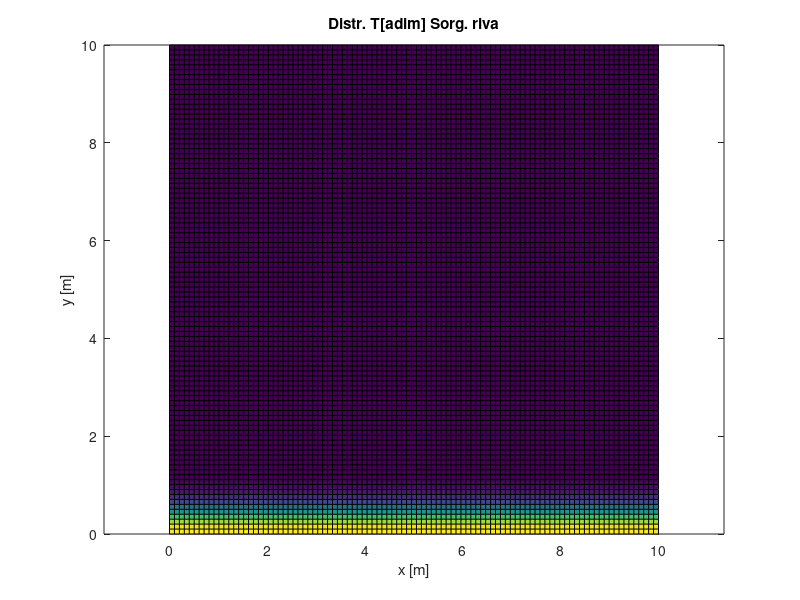
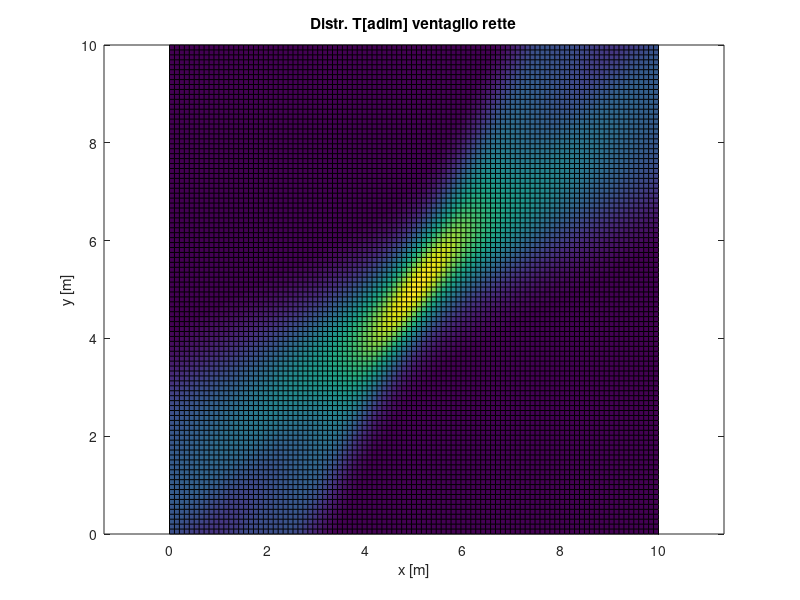
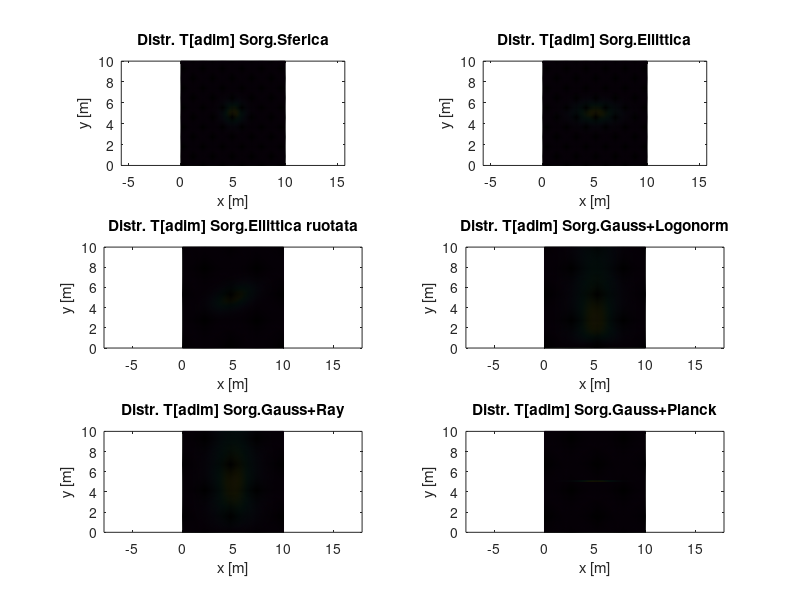
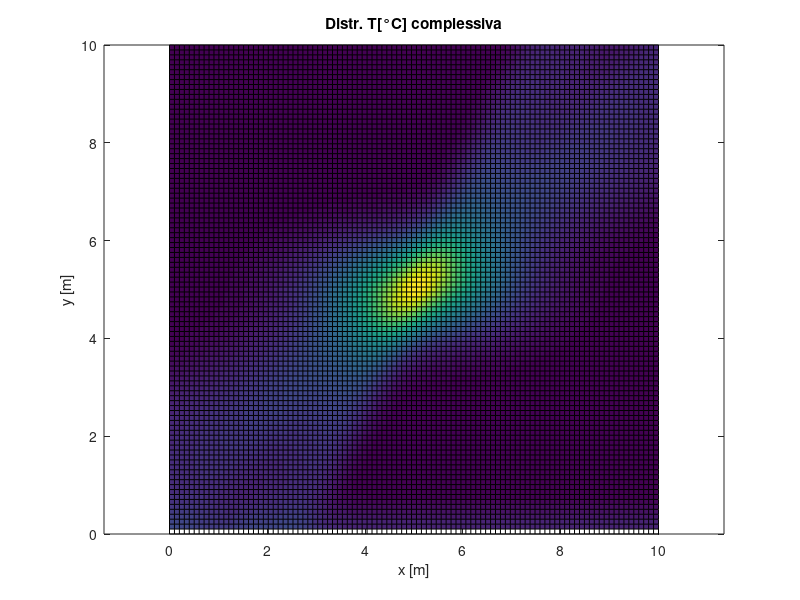

These charts were generated, in order, by the following MATLAB code:
% ========================= PARAMETRI INIZIALI ========================== %
% Definizione lati del rettangolo di lavoro (sand-box)
x = linspace(0,10);   % [m]
y = linspace(0,10)';  % [m]
% Limiti di T da voler rispettare
Tmin = 10; Tmax = 22; % [°C]
Delta_T = Tmax-Tmin;  % [°C]

% =============== CREAZIONE DELLE PRIMITIVE DA IMPORTARE ================ %
% (tutti i valori di posizioni e dev.std. sono solo esemplificativi)

%%% 1. Riva %%%
% "linea orizzontale che decade come Gaussiana"
% Per averla serve mettere i massimi della gaussiana tutti su una retta
sigma_riva = 0.5;
% [m] ~ deviazione standard, rappresenta per quanto si estende l'effetto della riva
T_riva = exp(-(y.^2)/sigma_riva^2)+0*x;
% 0*x serve solo per renderla una matrice sennò Matlab si arrabbia


%%% 2. Sorgente sferica %%%
% "composizione di due Gaussiane sui due assi principali" per avere decrementi simmetrici ovunque
% serve pensare che tenendo x cost vedi una gaussiana T(y) sul piano T-y ed
% analogamente per y cost vedi su T-x un'altra gaussiana T(x), queste due
% devono valere in contemporanea quindi si moltiplicano --> si sommano gli
% esponenti delle gaussiane
xs = 5; ys = 5; % coordinate del centro della sorgente
sigma_sorg = 1; 
% [m] ~ dev. stnd., rapprensenta quanto " è larga " la circonferenza risultante
T_sorg_sf = exp(-( (x-xs)/sigma_sorg ).^2-( (y-ys)/sigma_sorg ).^2); 


%%% 3. Rette inclinate %%%
% (sono Gaussiane il cui massimo si sviluppa lungo una retta,
% max(Gauss.)--> arg(exp)=0 --> definisco l'argomento del quadrato dell'exp come una retta) 
% se ne creano un ventaglio per avere un effetto più ampio
m1 = 1; m2 = 2; m3 = 0.5; m4 = 0.75; m5 = 1.5; % coeff. angolari delle rette
T_retta_1 = exp(-(y-m1*x-(ys-m1*xs)).^2); %corrente
T_retta_2 = exp(-(y-m2*x-(ys-m2*xs)).^2);
T_retta_3 = exp(-(y-m3*x-(ys-m3*xs)).^2);
T_retta_4 = exp(-(y-m4*x-(ys-m4*xs)).^2);
T_retta_5 = exp(-(y-m5*x-(ys-m5*xs)).^2);
% pesi delle rette dati in modo simmetrico dalla retta centrale (1)
p1=0.1655;
p2=0.155;
p3=0.155;
p4=0.16355;
p5=0.16355;
%somma pesata delle rette (impacchetto in una unica sorgente)
T_retta = p1*T_retta_1+p2*T_retta_2+p3*T_retta_3+p4*T_retta_4+p5*T_retta_5; 
%! PROBLEMA: si applica bene se le facciamo intersecare su un bordo della
%mappa, altrimenti si vedono anche le "code" delle rette (i prolungamenti
%nella direzione non desiderata) --> sorgente scartata a favore di un
%ellisse ruotato

%%% 4.Sorgente ellittica %%%
% è una sferica con dev.stnd. diverse per x e y
% coordinate del centro sorgente
xse = 5; yse = 5; 
% [m] ~ dev. stnd., rapprensenta quanto " è larga " lungo x l'ellisse risultante
sigma_sorg_x = 2; 
% [m] ~ dev. stnd., rapprensenta quanto " è larga " lungo y l'ellisse risultante
sigma_sorg_y = 1; 
T_sorg_ell = exp(-( (x-xse)/sigma_sorg_x ).^2 -( (y-yse)/sigma_sorg_y ).^2); %sorgente ellittica


%%% 5.Sorgente ellittica ruotata %%%
% si vanno a definire degli assi "local" ruotati di theta rispetto ai fissi
% x,y --> sarà in x_local,y_local che va definita la sorgente ellittica
%coordinate del centro sorgente nel frame fisso
x_c = 5;
y_c = 5; 
%inclinazione relativa assi local rispetto ai fissi (può essere la direzione della corrente scelta)
theta = pi/8;
% Definisco le variabili local in funzione delle global
x_local =  x .* cos(theta) + y .* sin(theta);
y_local = -x .* sin(theta) + y .* cos(theta);
% riporto anche il centro in coo. local
x_c_local =  x_c .* cos(theta) + y_c .* sin(theta);
y_c_local = -x_c .* sin(theta) + y_c .* cos(theta);
% Calcolo dell'ellisse in coo local 
sigma_sorg_r_x = 2; % [m] ~ dev. stnd., rapprensenta quanto " è larga " lungo x l'ellisse risultante
sigma_sorg_r_y = 1; % [m] ~ dev. stnd., rapprensenta quanto " è larga " lungo y l'ellisse risultante
T_sorg_ell_r = exp(-( (x_local-x_c_local)/sigma_sorg_r_x ).^2 -( (y_local-y_c_local)/sigma_sorg_r_y ).^2);


%%% 6. Sorgenti con corrente inclinata e uniforme (sc) %%%
% sono delle funzioni che si sviluppano come Gaussiane se y cost. (dir.
% perp. a corrente) e funzioni particolari se x cost (dir. della corrente) 
% T è creata come ( comport. a y cost )*( comport. a x cost )

    % 6.1 Logonormale lungo corrente 
    % centro Gaussiana
    x_c_sc_log = 5; 
    sigma_sc_log_x = 2; % [m] ~ dev.stnd. della Gaussiana
    sigma_sc_log_y = 1; mu=2; % dev.std. e media della distribuzione logonormale
    T_sc_logonormale = ( exp(-( (x-x_c_sc_log)/sigma_sc_log_x ).^2) ) .* ( 1./(y*sqrt(2*pi*sigma_sc_log_y^2)) .* exp(-0.5*( (log(y)-mu)/sigma_sc_log_y ).^2)  ); 
    %! PROBLEMA: non può essere ruotata a causa del log, servirebbero
    %troppi if per controllare le zone a y_local < 0 --> scartata

    % 6.2 Plank lungo corrente 
    sigma_sc_Plank_x=2; % [m] ~ dev.stnd. della Gaussiana
    x_c_sc_Plank=5;  % centro Gaussiana
    b2=25;
    c2=0.01; % coeff per Plank
    T_sc_Plank = ( exp(-( ((x-x_c_sc_Plank)/sigma_sc_Plank_x).^2 )) ) .* ( b2./(y-y_c).^5 .* 1./(exp(c2./(y-y_c))-1) ); %Plank
    %! PROBLEMA: decade troppo in fretta --> scartata

    %6.3 Rayleigh lungo corrente
    x_c_sc_Ray = 5; % centro Gaussiana
    sigma_sc_Ray_x = 2; % [m] ~ dev.stnd. della Gaussiana
    moda_sc_Ray_y = 5; % massimo della distribuzione di Rayleigh
    T_sc_Ray = ( exp(-( (x-x_c_sc_Ray)/sigma_sc_Ray_x ).^2) ) .* ( y/moda_sc_Ray_y^2 .*exp(- y.^2/(2*moda_sc_Ray_y^2) ) ); %Reyleigh
       
     %! PROBLEMA: Nella versione robusta non è facile tunare il suo peso
     %in modo che sia sempre parimenti afficace per ogni scelta del
     %rettangolo di lavoro --> scartata (peccato aveva bella forma)

% ============= SOMMO PESANDOLI I CONTRIBUTI CHE MI SERVONO ============= %

% definisco i pesi (sono troppo dipendenti dalla forma del rettangolo
% impostata)
p_riva = 0.2;
p_sorg_sf = 0;
% T_retta già pesata al suo interno
p_sorg_ell = 1;
p_sorg_ell_r = 0;
p_sc_logonormale = 0;
p_sc_Plank = 0;
p_sc_Ray = 0;
% sommo i contributi
T=(Delta_T)*( p_riva*T_riva + p_sorg_sf*T_sorg_sf + T_retta + p_sorg_ell*T_sorg_ell + ...
              p_sorg_ell_r*T_sorg_ell_r + p_sc_logonormale*T_sc_logonormale + ...
              p_sc_Plank*T_sc_Plank + p_sc_Ray*T_sc_Ray ) + Tmin;



% =============================== GRAFICI =============================== %
figure(); 
    pcolor(x,y,T_riva); 
        title('Distr. T[adim] Sorg. riva'); axis equal;xlabel('x [m]'); ylabel('y [m]');
figure();
    pcolor(x,y,T_retta) ; 
        title('Distr. T[adim] ventaglio rette'); axis equal;xlabel('x [m]'); ylabel('y [m]');
figure();
    subplot(3,2,1); pcolor(x,y,T_sorg_sf); 
        title('Distr. T[adim] Sorg.Sferica'); axis equal;xlabel('x [m]'); ylabel('y [m]');
    subplot(3,2,2); pcolor(x,y,T_sorg_ell); 
        title('Distr. T[adim] Sorg.Ellittica'); axis equal;xlabel('x [m]'); ylabel('y [m]');
    subplot(3,2,3); pcolor(x,y,T_sorg_ell_r); 
        title('Distr. T[adim] Sorg.Ellittica ruotata'); axis equal;xlabel('x [m]'); ylabel('y [m]');
    subplot(3,2,4); pcolor(x,y,T_sc_logonormale); 
        title('Distr. T[adim] Sorg.Gauss+Logonorm'); axis equal;xlabel('x [m]'); ylabel('y [m]');
    subplot(3,2,5); pcolor(x,y,T_sc_Ray); 
        title('Distr. T[adim] Sorg.Gauss+Ray'); axis equal;xlabel('x [m]'); ylabel('y [m]');
    subplot(3,2,6); pcolor(x,y,T_sc_Plank); 
        title('Distr. T[adim] Sorg.Gauss+Planck'); axis equal;xlabel('x [m]'); ylabel('y [m]');
figure();
    pcolor(x,y,T); 
        title('Distr. T[°C] complessiva'); axis equal;xlabel('x [m]'); ylabel('y [m]');
 
